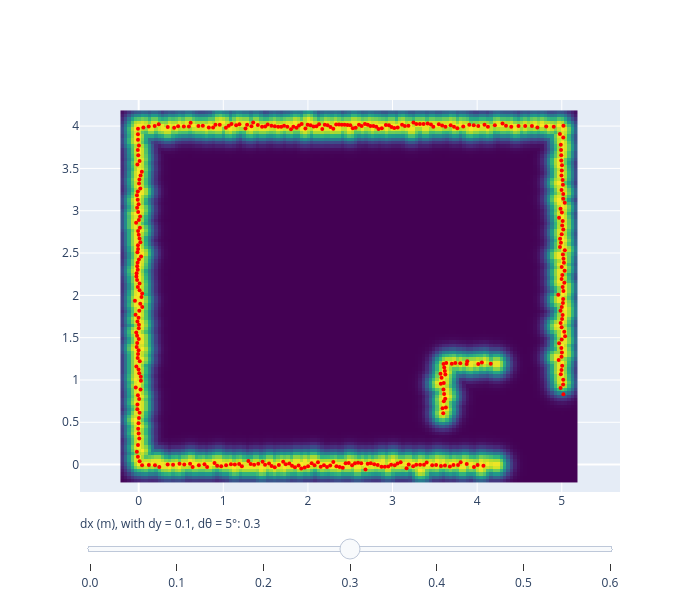

Write notebook code for a chart like this one.
### Markdown cell above
## 7. Try it: slide scan 2 over the field of scan 1

### Code cell
import plotly.graph_objects as go
qx, qy = endpoints((0.0, 0.0, 0.0), z2, ANG72)
fig = go.Figure(go.Heatmap(x=xs[::4], y=ys[::4], z=F1[::4, ::4], colorscale='Viridis', showscale=False))
cands = [(dx, 0.1, 5) for dx in np.round(np.arange(0.0, 0.61, 0.1), 1)]
for i, (dx, dy, d) in enumerate(cands):
    t_ = np.radians(d)
    fig.add_trace(go.Scatter(x=np.cos(t_) * qx - np.sin(t_) * qy + 2 + dx, y=np.sin(t_) * qx + np.cos(t_) * qy + 2 + dy,
                             mode='markers', marker=dict(color='red', size=4), visible=(i == 3)))
steps = [dict(method='update', args=[{'visible': [True] + [j == i for j in range(len(cands))]}], label=str(c[0]))
         for i, c in enumerate(cands)]
fig.update_layout(sliders=[dict(steps=steps, active=3, currentvalue=dict(prefix='dx (m), with dy = 0.1, dθ = 5°: '))],
                  width=700, height=600, yaxis=dict(scaleanchor='x'))
fig

### Figure 1 — Plotly figure (JSON) as saved in the notebook; plotly's stock layout.template omitted (floating-point values rounded to 4 significant figures; data arrays with more than 128 entries replaced by an {"elided": "..."} marker saying what was removed)
{"data": [{"colorscale": [[0.0, "#440154"], [0.1111, "#482878"], [0.2222, "#3e4989"], [0.3333, "#31688e"], [0.4444, "#26828e"], [0.5556, "#1f9e89"], [0.6667, "#35b779"], [0.7778, "#6ece58"], [0.8889, "#b5de2b"], [1.0, "#fde725"]], "showscale": false, "type": "heatmap", "x": {"elided": "135 float values"}, "y": [-0.195, -0.155, -0.115, -0.075, -0.035, 0.005, 0.045, 0.085, 0.125, 0.165, 0.205, 0.245, 0.285, 0.325, 0.365, 0.405, 0.445, 0.485, 0.525, 0.565, 0.605, 0.645, 0.685, 0.725, 0.765, 0.805, 0.845, 0.885, 0.925, 0.965, 1.005, 1.045, 1.085, 1.125, 1.165, 1.205, 1.245, 1.285, 1.325, 1.365, 1.405, 1.445, 1.485, 1.525, 1.565, 1.605, 1.645, 1.685, 1.725, 1.765, 1.805, 1.845, 1.885, 1.925, 1.965, 2.005, 2.045, 2.085, 2.125, 2.165, 2.205, 2.245, 2.285, 2.325, 2.365, 2.405, 2.445, 2.485, 2.525, 2.565, 2.605, 2.645, 2.685, 2.725, 2.765, 2.805, 2.845, 2.885, 2.925, 2.965, 3.005, 3.045, 3.085, 3.125, 3.165, 3.205, 3.245, 3.285, 3.325, 3.365, 3.405, 3.445, 3.485, 3.525, 3.565, 3.605, 3.645, 3.685, 3.725, 3.765, 3.805, 3.845, 3.885, 3.925, 3.965, 4.005, 4.045, 4.085, 4.125, 4.165], "z": {"elided": "110x135 float values"}}, {"marker": {"color": "red", "size": 4}, "mode": "markers", "type": "scatter", "visible": false, "x": {"elided": "360 float values"}, "y": {"elided": "360 float values"}}, {"marker": {"color": "red", "size": 4}, "mode": "markers", "type": "scatter", "visible": false, "x": {"elided": "360 float values"}, "y": {"elided": "360 float values"}}, {"marker": {"color": "red", "size": 4}, "mode": "markers", "type": "scatter", "visible": false, "x": {"elided": "360 float values"}, "y": {"elided": "360 float values"}}, {"marker": {"color": "red", "size": 4}, "mode": "markers", "type": "scatter", "visible": true, "x": {"elided": "360 float values"}, "y": {"elided": "360 float values"}}, {"marker": {"color": "red", "size": 4}, "mode": "markers", "type": "scatter", "visible": false, "x": {"elided": "360 float values"}, "y": {"elided": "360 float values"}}, {"marker": {"color": "red", "size": 4}, "mode": "markers", "type": "scatter", "visible": false, "x": {"elided": "360 float values"}, "y": {"elided": "360 float values"}}, {"marker": {"color": "red", "size": 4}, "mode": "markers", "type": "scatter", "visible": false, "x": {"elided": "360 float values"}, "y": {"elided": "360 float values"}}], "layout": {"height": 600, "sliders": [{"active": 3, "currentvalue": {"prefix": "dx (m), with dy = 0.1, dθ = 5°: "}, "steps": [{"args": [{"visible": [true, true, false, false, false, false, false, false]}], "label": "0.0", "method": "update"}, {"args": [{"visible": [true, false, true, false, false, false, false, false]}], "label": "0.1", "method": "update"}, {"args": [{"visible": [true, false, false, true, false, false, false, false]}], "label": "0.2", "method": "update"}, {"args": [{"visible": [true, false, false, false, true, false, false, false]}], "label": "0.3", "method": "update"}, {"args": [{"visible": [true, false, false, false, false, true, false, false]}], "label": "0.4", "method": "update"}, {"args": [{"visible": [true, false, false, false, false, false, true, false]}], "label": "0.5", "method": "update"}, {"args": [{"visible": [true, false, false, false, false, false, false, true]}], "label": "0.6", "method": "update"}]}], "width": 700, "yaxis": {"scaleanchor": "x"}}}
